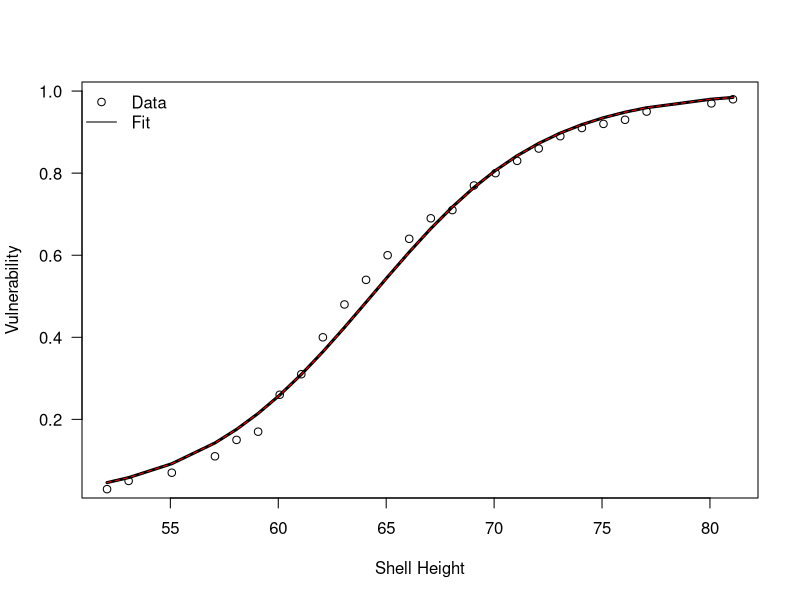

The R script that drew this image:
#@@@@@@@@@@@@@@@@@@@@@@@@@@@@@@@@@@@@@@@@@@@@@@@@@@@@@@@
#@@@@@@@@@@@@@@@@@@@@@@@@@@@@@@@@@@@@@@@@@@@@@@@@@@@@@@@
#
#			Code to estimate vulnerability
#		
#@@@@@@@@@@@@@@@@@@@@@@@@@@@@@@@@@@@@@@@@@@@@@@@@@@@@@@@
#@@@@@@@@@@@@@@@@@@@@@@@@@@@@@@@@@@@@@@@@@@@@@@@@@@@@@@@
#Author: Zach Siders
#Incept: 2020-Dec-12

###-----------------------------------------------------
#		Initialization
###-----------------------------------------------------
	# function to do the inverse logit
	inv_logit <- function(x){
		exp(x)/(exp(x)+1)
	}
	# function to do the logit
	logit <- function(x){
		log(x/(1-x))
	}
	# function to calculate the CDF
	cdfZS <- function(x, breaks){
	  x <- sort(x)
	  n <- length(x)
	  if(n < 1)
	    stop("'x' must have 1 or more non-missing values")
	  vals <- cut(x, seq(r.tl[1], r.tl[2], by = as.numeric(breaks)))
	  mids <- seq(r.tl[1], r.tl[2], by = as.numeric(breaks))[-length(seq(r.tl[1], r.tl[2], by = as.numeric(breaks)))] + (as.numeric(breaks)/2)
	  matches <- match(vals, levels(vals))
	  tab <- aggregate(matches,by=list(vals), length, drop=FALSE)$x
	  tab[is.na(tab)] <- 0
	  cum <- cumsum(tab)/n
	  raw <- as.data.frame(cbind(mids,cum))
	  raw <- raw[!duplicated(raw$cum),][-1,]
	  rval <- approxfun(raw$mids, raw$cum, 
	                    method = "constant", yleft = 0, yright = 1, f = 0, ties = "ordered")
	  class(rval) <- c("ecdf", "stepfun", class(rval))
	  assign("nobs", n, envir = environment(rval))
	  attr(rval, "call") <- sys.call()
	  rval
	  return(list("rval"=rval,"cum"=raw$cum,"vals"=raw$mids))
	}

###-----------------------------------------------------
#		Data Simulation
###-----------------------------------------------------
	# this simulates some lengths
	# replace with data
	sim.len <- rlnorm(100, log(65), 0.1)
	r.tl <- range(sim.len)

###-----------------------------------------------------
#		Fit CDF
###-----------------------------------------------------
	cdf.dat <- cdfZS(sim.len, 1)
###-----------------------------------------------------
#		GLM
###-----------------------------------------------------
	# grab the parts from the CDF fit that we need
	cdf.df <- data.frame(cum = cdf.dat$cum, 
	                     vals = cdf.dat$vals)

	mod.fit <- glm(cum ~ vals, data=cdf.df, family=binomial(link='logit'))

###-----------------------------------------------------
#		Output
###-----------------------------------------------------
	# determine L50 and sigma
	(l50 <- (logit(0.5) - coef(mod.fit)[1])/coef(mod.fit)[2])
	(sigma <- 1/coef(mod.fit)[2]) #determine the classic sigma

	std.pred <- 1/(1+exp(-(cdf.dat$val-l50)/sigma)) # regular logistic vulnerability model
	
###-----------------------------------------------------
#		Figures
###-----------------------------------------------------
	plot(cdf.dat$val,inv_logit(predict(mod.fit)), 
	     type='l', xlab='Shell Height', ylab="Vulnerability", las=1, lwd=3)
	points(cdf.dat$val, cdf.dat$cum)
	lines(cdf.dat$val, std.pred, col='red', lty=2)
	legend('topleft', legend=c("Data","Fit"), 
	       pch=c(1,NA), lty=c(NA,1), bty='n')